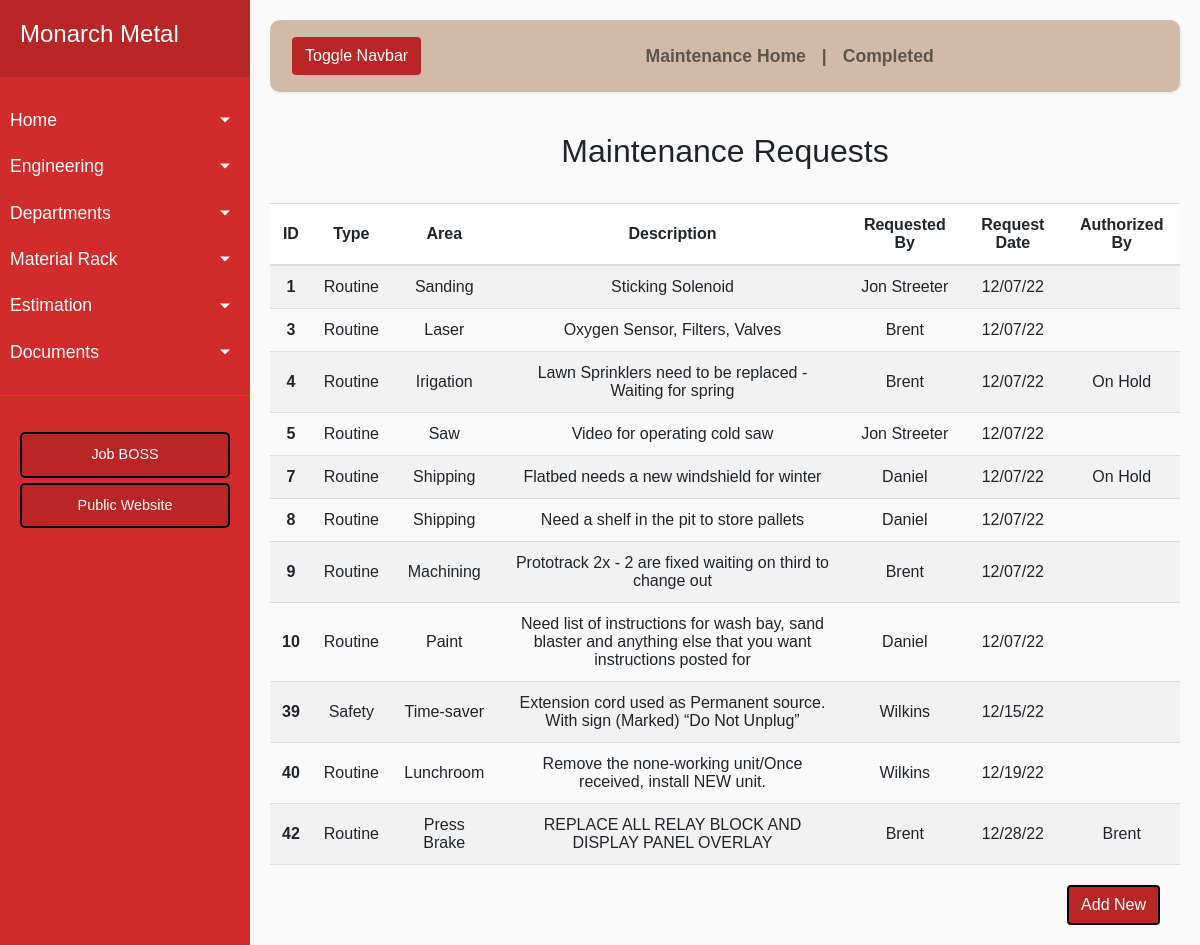
/maintenance, run on an earlier commit of the app's database.
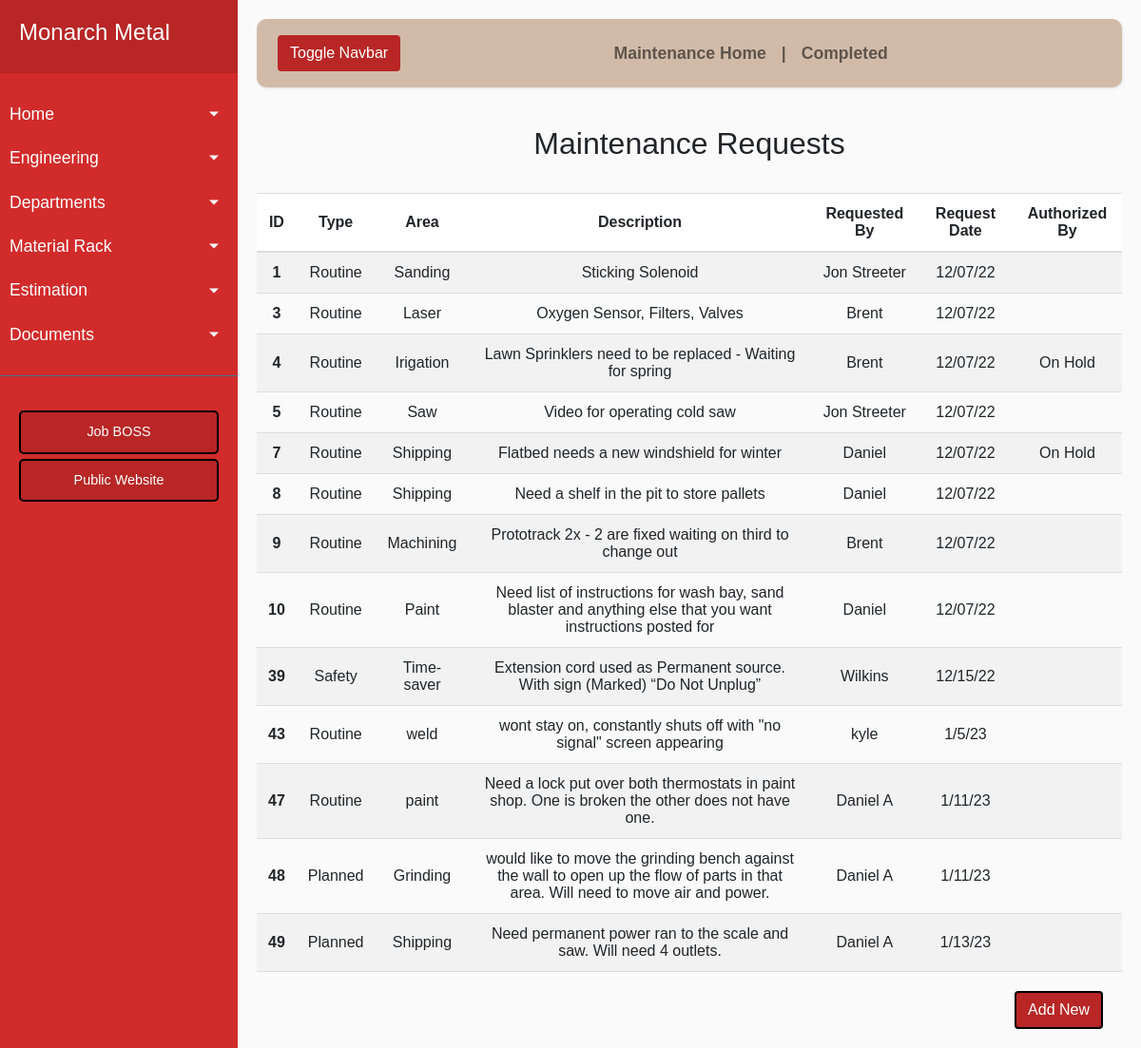
And on a later commit of the database.
### app/models.py (models this page shows, shortened)
class MTodo(Base):
    __tablename__ = 'mtodo'
    id = Column(Integer, primary_key=True)
    rname = Column(String(120))
    area = Column(String(120))
    rmach = Column(String(120))
    rdate = Column(String(120))
    rtype = Column(String(120))
    rdesc = Column(String(120))
    aname = Column(String(120))
    rpname = Column(String(120))
    rpdesc = Column(String(120))
    rptime = Column(String(120))
    rpdate = Column(String(120))
    done = Column(Integer())

### app/routes.py (the view)
@app.route('/maintenance')
def maintenance():
    mtodos = MTodo.query.order_by('id').all()
    return render_template('maintenance.html', title='Monarch Home', mtodos=mtodos)

### app/routes.py (called while the page is built)
@app.teardown_appcontext
def shutdown_session(exception=None):
    db_session.remove()

### app/templates/maintenance.html
{% extends "maintbase.html" %}
{% block content %}
    <h2 align="center">Maintenance Requests</h2>
    <br>
    <body>
        <table id="myTable">
            <tr class="header">
                <th scope="col">ID</th>
                <th scope="col">Type</th>
                <th scope="col">Area</th>
                <th scope="col">Description</th>
                <th scope="col">Requested By</th>
                <th scope="col">Request Date</th>
                <th scope="col">Authorized By</th>
            </tr>
            {% for t in mtodos %}
                {% if t.done != 'on' %}
                    <tr id={{ t.id }}>
                        <td><a href="/edit_maint/{{ t.id }}"><span style="font-weight:bold">{{ t.id }}</span></a></th>
                        <td align='center'> {{ t.rtype }} </td>
                        <td align='center'> {{ t.area }} </td>
                        <td align='center'> {{ t.rdesc }} </td>
                        <td align='center'> {{ t.rname }} </td>
                        <td align='center'> {{ t.rdate }} </td>
                        <td align='center'> {{ t.aname }} </td>
                    </tr>
                {% endif %}
            {% endfor %}
        </table>
        <a href="backend_maint">
            <button class="btn btn-block btn-primary todoBtn">Add New</button>
        </a>
    </body>
{% endblock %}

### app/templates/maintbase.html (shortened to what this page needs)
{% include 'navbase.html' %}
    <div id="content">
        <nav class="navbar navbar-expand-lg navbar-light" id="navdrop">
            <div class="container-fluid">
                <button type="button" id="sidebarCollapse" class="btn">
                    <span>Toggle Navbar</span>
                </button>
                <div class="collapse navbar-collapse" id="navbarSupportedContent">
                    <ul class="nav navbar-nav navcent">
                        <li class="nav-item">
                            <a class="nav-link" href="{{ url_for('maintenance') }}">Maintenance Home</a>
                        </li>
                        <li class="nav item nav-link">|</li>
                        <li class="nav-item">
                            <a class="nav-link" href="{{ url_for('completed_maint') }}">Completed</a>
                        </li>
                    </ul>
                </div>
            </div>
        </nav>
        <div>
            <div class="justify-content-center">
                {% block content %}  {% endblock %}
            </div>
        </div>
    </div>

### app/templates/navbase.html (shortened to what this page needs)
<html lang="en">
    <head>
        <link href="https://cdn.jsdelivr.net/npm/bootstrap@5.1.3/dist/css/bootstrap.min.css" rel="stylesheet"
>
        <link rel="stylesheet" href="{{ url_for('static', filename='style.css') }}">
    </head>
<div class="wrapper">
        <nav id="sidebar">
            <div class="sidebar-header">
                <h3><a href="{{ url_for('index') }}">Monarch Metal</a></h3>
            </div>
            <ul class="list-unstyled components">
                <li>
                    <a href="#homeSubmenu" data-toggle="collapse" aria-expanded="false" class="dropdown-toggle">Home</a>
                </li>
                <li>
                    <a href="#engSubmenu" data-toggle="collapse" aria-expanded="false" class="dropdown-toggle">Engineering</a>
                </li>
                <li>
                    <a href="#deptSubmenu" data-toggle="collapse" aria-expanded="false" class="dropdown-toggle">Departments</a>
                </li>
                <li>
                    <a href="#rackSubmenu" data-toggle="collapse" aria-expanded="false" class="dropdown-toggle">Material Rack</a>
                </li>
                <li>
                    <a href="#estSubmenu" data-toggle="collapse" aria-expanded="false" class="dropdown-toggle">Estimation</a>
                </li>
                <li>
                    <a href="#docSubmenu" data-toggle="collapse" aria-expanded="false" class="dropdown-toggle">Documents</a>
                </li>
            </ul>
            <ul class="list-unstyled CTAs">
                <li>
                    <a href="http://e2webserver/E2Shop" target="_blank" class="download">Job BOSS</a>
                </li>
                <li>
                    <a href="https://www.monarchmetalmfg.com/" target="_blank" class="download">Public Website</a>
                </li>
            </ul>
        </nav>
    <body>
    <link rel="stylesheet" href="https://cdnjs.cloudflare.com/ajax/libs/jquery-datetimepicker/2.5.20/jquery.datetimepicker.min.css" />
    </body>
</html>

### app/static/style.css (style rules this page uses)
* { font-family: 'Poppins', sans-serif; }
#myTable { border-collapse: collapse; width: 100%; font-size: 16px; }
#myTable th, #myTable td { text-align: center; padding: 12px; }
#myTable th { background: #ffffff; border-top: 1px solid #ddd; border-bottom: 2px solid #ddd; }
#myTable tr { border-bottom: 1px solid #ddd; }
#myTable tr:nth-child(even) { background-color: #f2f2f2; }
#myTable tr.header, #myTable tr:hover { background-color: #ddd; }
th { text-align: center; }
body { font-family: 'Poppins', sans-serif; background: #fafafa; }
a, a:hover, a:focus { color: inherit; text-decoration: none; transition: all 0.3s; }
.navbar { padding: 15px 10px; background: #fff; border: none; border-radius: 0; margin-bottom: 40px; box-shadow: 1px 1px 3px rgba(0, 0, 0, 0.1); }
.wrapper { display: flex; width: 100%; align-items: stretch; }
#sidebar { min-width: 250px; max-width: 250px; background: #D22B2B; color: #fff; transition: all 0.3s; }
#sidebar .sidebar-header { padding: 20px; background: #B82626; }
#sidebar ul.components { padding: 20px 0; border-bottom: 1px solid #47748b; }
#sidebar ul li a { padding: 10px; font-size: 1.1em; display: block; }
a[data-toggle="collapse"] { position: relative; }
.dropdown-toggle::after { display: block; position: absolute; top: 50%; right: 20px; transform: translateY(-50%); }
ul.CTAs { padding: 20px; }
ul.CTAs a { text-align: center; font-size: 0.9em !important; display: block; border-radius: 5px; margin-bottom: 5px; }
a.download { background: #B82626; color: #fff; border-style: solid; border-color: #000000; border-width: 2px; font-family: 'Poppins', sans-serif; font-size: 1.1em; font-weight: 300; }
#navdrop { background-color: #D1BBA8; border-radius: 10px; font-weight: bold; }
#sidebarCollapse { background: #B82626; color: #fff; }
.navcent { font-size: 1.1em; margin-left: auto; margin-right: auto; }
#content { width: 100%; padding: 20px; min-height: 100vh; transition: all 0.3s; }
h3 { font-size: 1.5em; }
.formBtn, .todoBtn { background-color: #B82626; border: 2px solid black; }
.todoBtn { float: right; margin-right: 20px; margin-top: 20px; }

What changed in the data, as far as the page shows it:
no longer on this page (row edited): MTodo: id "40", rtype "Routine", area "Lunchroom", rdesc "Remove the none-working unit/Once received, install NEW unit.", rname "Wilkins", rdate "12/19/22"
no longer on this page (row edited): MTodo: id "42", rtype "Routine", area "Press Brake", rdesc "REPLACE ALL RELAY BLOCK AND DISPLAY PANEL OVERLAY", rname "Brent", rdate "12/28/22", aname "Brent"
added MTodo: id "43", rtype "Routine", area "weld", rdesc "wont stay on, constantly shuts off with \"no signal\" screen appearing", rname "kyle", rdate "1/5/23"
added MTodo: id "47", rtype "Routine", area "paint", rdesc "Need a lock put over both thermostats in paint shop. One is broken the other does not have one.", rname "Daniel A", rdate "1/11/23"
added MTodo: id "48", rtype "Planned", area "Grinding", rdesc "would like to move the grinding bench against the wall to open up the flow of parts in that area. Will need to move air and power.", rname "Daniel A", rdate "1/11/23"
added MTodo: id "49", rtype "Planned", area "Shipping", rdesc "Need permanent power ran to the scale and saw. Will need 4 outlets.", rname "Daniel A", rdate "1/13/23"
